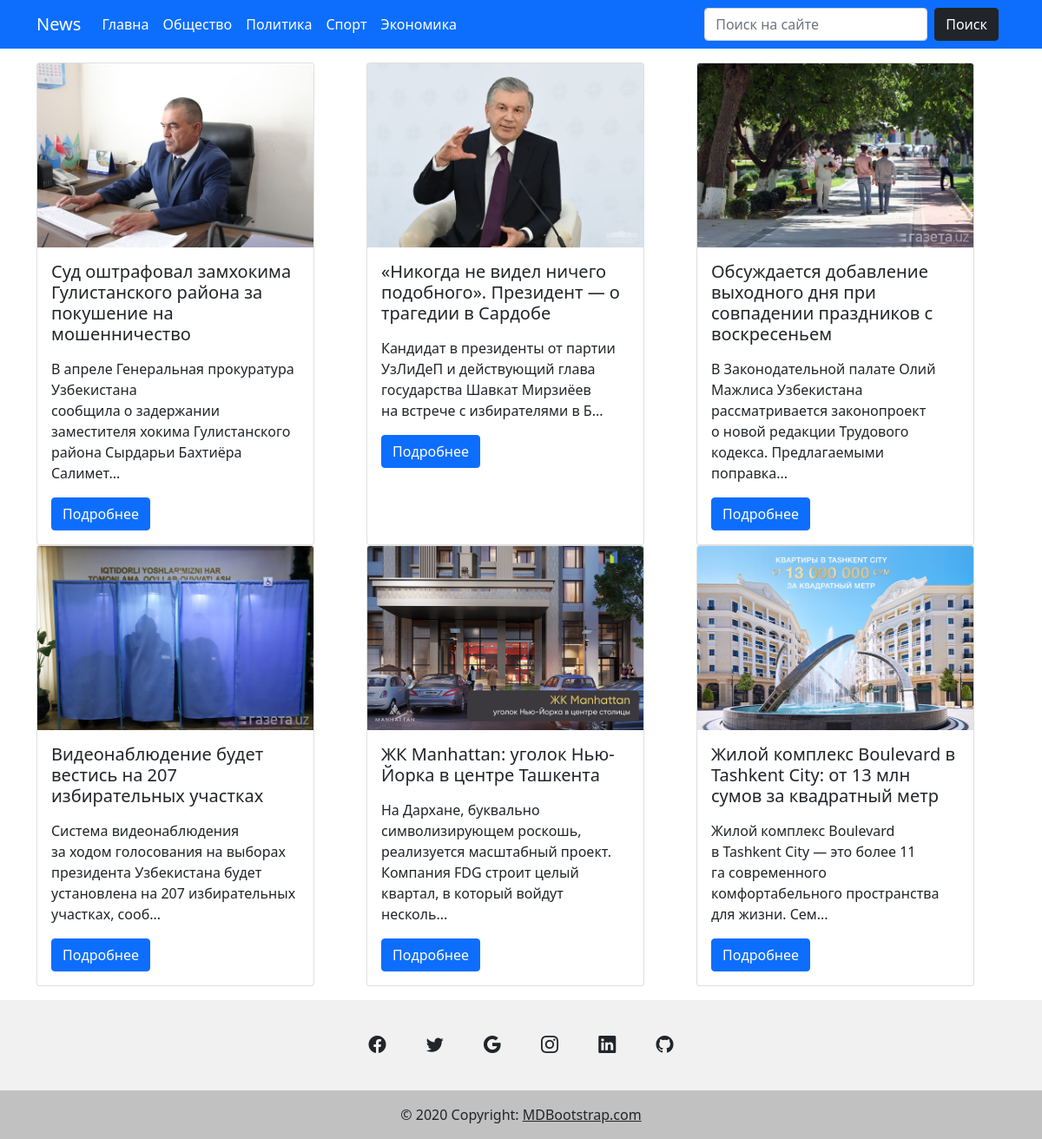
Screenshot of /tag/city with the database file from the repository.
### news/models.py (models this page shows, shortened)
class Category(models.Model):
	title = models.CharField(max_length=255)
	slug = models.SlugField(max_length=255, verbose_name='url', unique=True)
	def get_absolute_url(self):
		return reverse('category', kwargs={"slug": self.slug})
	class Meta:
		ordering = ['title']
		verbose_name = 'Категория'
		verbose_name_plural = 'Категории'

class Post(models.Model):
	title = models.CharField(max_length=255)
	slug = models.SlugField(max_length=255, verbose_name='url', unique=True)
	content = models.TextField()
	created_at = models.DateTimeField(auto_now_add=True, verbose_name='Опублековано')
	photo = models.ImageField(upload_to='photo/%Y/%m/%d/', blank=False)
	views = models.IntegerField(default=0, verbose_name='Количество просмотров')
	category = models.ForeignKey(Category, on_delete=models.PROTECT, related_name='posts')
	tags = models.ManyToManyField(Tag, blank=True, related_name='posts')
	def get_absolute_url(self):
		return reverse('post', kwargs={"slug": self.slug})
	class Meta:
		ordering = ['-created_at']
		verbose_name = 'Пост'
		verbose_name_plural = 'Посты'

### news/views.py (the view)
# urls.py: path('tag/<str:slug>', PostsByTag.as_view(), name='tag'),
class PostsByTag(ListView):
	template_name = 'news/home_page.html'
	context_object_name = 'posts'
	paginate_by = 6
	allow_empty = False
	def get_queryset(self):
		return Post.objects.filter(tags__slug=self.kwargs['slug'])
	def get_context_data(self, *, object_list=None, **kwargs):
		context = super().get_context_data(**kwargs)
		context['title'] = 'Записи по тегу: ' + str(Tag.objects.get(slug=self.kwargs['slug']))
		return context

### news/models.py (called while the page is built)
	def __str__(self):
		return self.title

### news/templatetags/menu.py (called while the page is built)
@register.inclusion_tag('news/categories_tpl.html')
def show_categories():
	categories = Category.objects.all()
	return {"categories": categories}

### news/templates/news/home_page.html (shortened to what this page needs)
{% extends 'news/base.html' %}
{%block main%}
<section class="p-3">
    <div class="container">
        <div class="row">
            {% for post in posts %}
            <div class="col-md-4 d-flex align-items-stretch">
                <div class="card" style="width: 20rem;">
                    {% if post.photo %}
                    <img src="{{ post.photo.url }}" class="card-img-top" alt="{{ post.title }}">
                    {% else %}
                    <img src="..." class="card-img-top" alt="...">
                    {% endif %}
                    <div class="card-body">
                        <h5 class="card-title">{{ post.title }}</h5>
                        <p class="card-text">{{ post.content|slice:150|safe }}...</p>
                        <a href="{{ post.get_absolute_url }}" class="btn btn-primary mt-auto">Подробнее</a>
                    </div>
                </div>
            </div>
            {% endfor %}
        </div>
    </div>
</section>
{%endblock%}

### news/templates/news/categories_tpl.html
<div class="collapse navbar-collapse" id="navmenu">
    <ul class="navbar-nav me-auto mb-2 mb-lg-0">
        <li class="nav-item">
            <a class="nav-link active" aria-current="page" href="{% url 'home' %}">Главна</a>
            {% for item in categories %}
        <li class="nav-item">
            <a class="nav-link active" aria-current="page" href="{{ item.get_absolute_url }}">{{ item.title}}</a>
            {% endfor%}
    </ul>
</div>

### rows the page displays
Category: title "Общество"
Category: title "Политика"
Category: title "Спорт"
Category: title "Экономика"
Post: photo (picture), title "Суд оштрафовал замхокима Гулистанского района за покушение на мошенничество", content "В апреле Генеральная прокуратура Узбекистана сообщила о задержании заместителя хокима Гулистанского района Сырдарьи Бахтиёра Салимет"
Post: photo (picture), title "«Никогда не видел ничего подобного». Президент — о трагедии в Сардобе", content "Кандидат в президенты от партии УзЛиДеП и действующий глава государства Шавкат Мирзиёев на встрече с избирателями в Б"
Post: photo (picture), title "Обсуждается добавление выходного дня при совпадении праздников с воскресеньем", content "В Законодательной палате Олий Мажлиса Узбекистана рассматривается законопроект о новой редакции Трудового кодекса. Предлагаемыми поправка"
Post: photo (picture), title "Видеонаблюдение будет вестись на 207 избирательных участках", content "Система видеонаблюдения за ходом голосования на выборах президента Узбекистана будет установлена на 207 избирательных участках, сооб"
Post: photo (picture), title "ЖК Manhattan: уголок Нью-Йорка в центре Ташкента", content "На Дархане, буквально символизирующем роскошь, реализуется масштабный проект. Компания FDG строит целый квартал, в который войдут несколь"
Post: photo (picture), title "Жилой комплекс Boulevard в Tashkent City: от 13 млн сумов за квадратный метр", content "Жилой комплекс Boulevard в Tashkent City — это более 11 га современного комфортабельного пространства для жизни. Сем"
